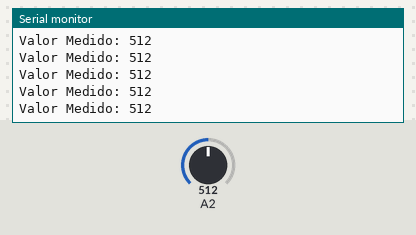
A sketch run on a simulated Arduino Uno, built with avr-gcc and run on an emulated ATmega328P. Shown: the last lines printed to the serial monitor. Inputs (shaded band) come from the test bench; at power-on: A2 = 512.

Above: at 1.2 s.
1.3 s: A2 set to 716
At 1.56 s:
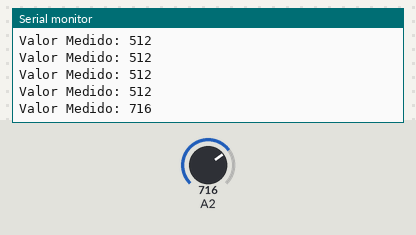
2.8 s: A2 set to 900
At 2.96 s:
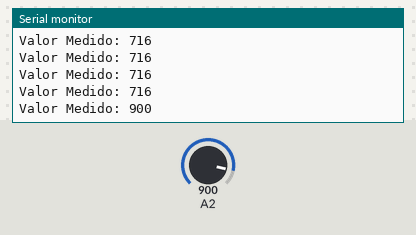
Timing chart, 0 to 5.8 s (numbered marks = the images above; inputs shaded):
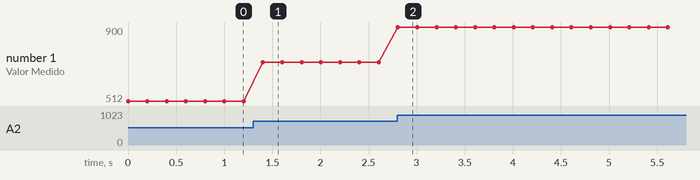

Measured:
- after the input at 1.3 s, the serial monitor: prints a new line after 0.10 s (image 1)
- after the input at 2.8 s, the serial monitor: prints a new line at once (image 2)
- plotted number 1: 512 → 716 after the input at 1.3 s, 716 → 900 after the input at 2.8 s

The sketch:

analogSerial.ino
```cpp
int medicion;

void setup(){
	Serial.begin(9600);
}

void loop(){
	medicion=analogRead(A2);

	Serial.print("Valor Medido: ");
	Serial.println(medicion);
	delay(200);
}
```
